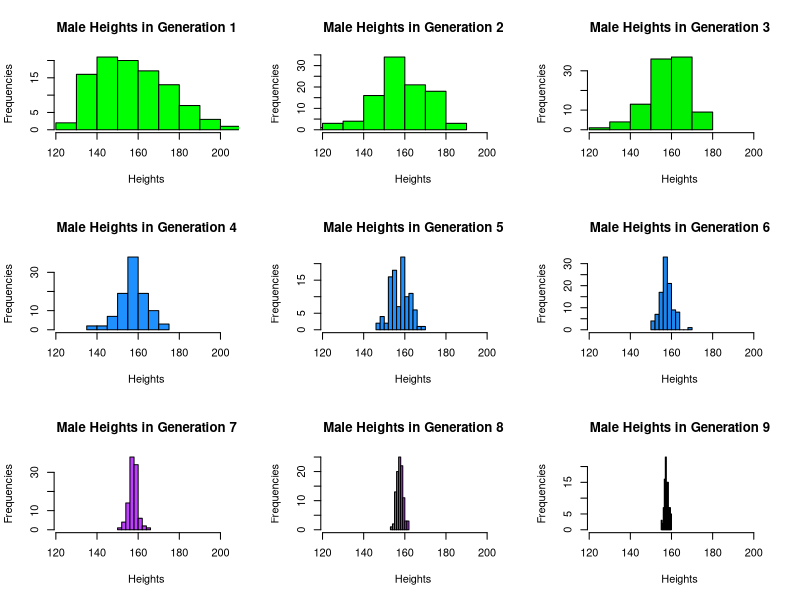
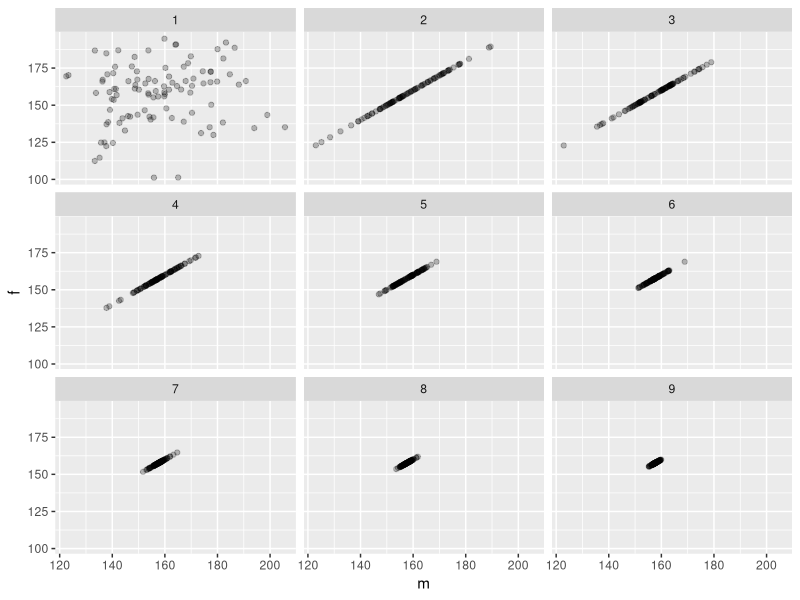
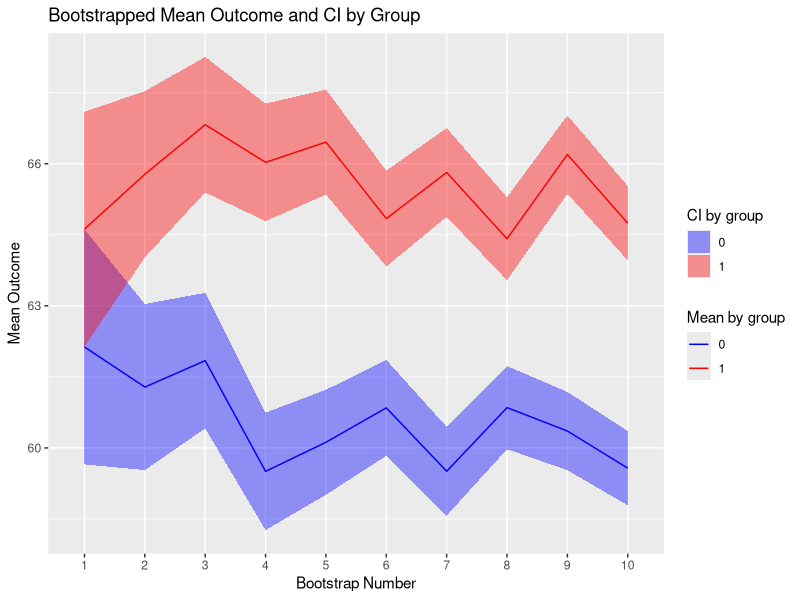
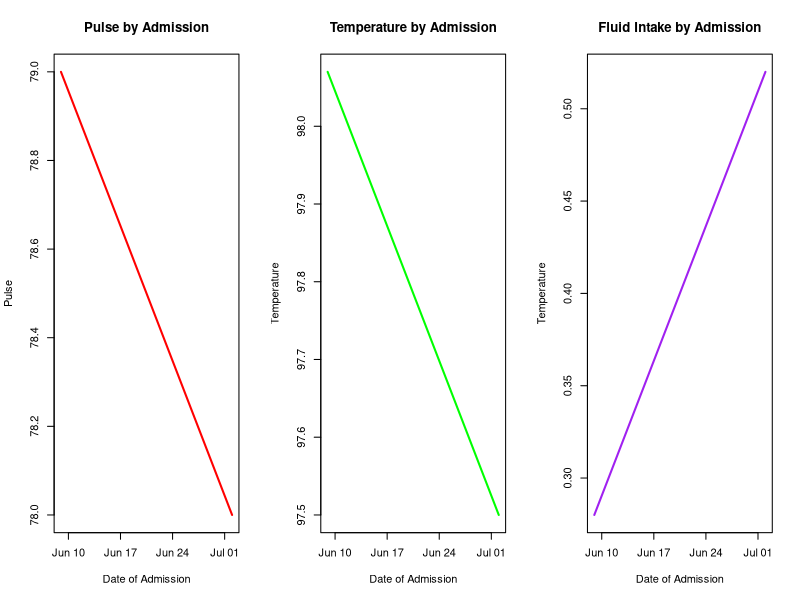

The R source for these figures, in order:
## ---- chunk 1
set.seed(280)
pop <- data.frame(m = rnorm(100, 160, 20), f = rnorm(100, 160, 20))
## ---- chunk 2
next_gen <- function(pop) {
    pop$m <- sample(pop$m)
    pop$m <- rowMeans(pop)
    pop$f <- pop$m
    pop
}
## ---- chunk 3
gens2 <- data.frame(m=rep(NA,900),f=rep(NA,900),gen=rep(1:9,each=100))
gens2[1:100,1:2] <- pop
for(i in 2:9){
  start <- (i-2)*100+1
  end <- (i-1)*100
  data <- gens2[start:end,1:2]
  assign.start <- ((i-1)*100+1)
  assign.end <- i*100
  gens2[assign.start:assign.end,1:2] <- next_gen(data)
}

par(mfrow=c(3,3))
palette <- c("green","green1","green2","dodgerblue","dodgerblue1",
             "dodgerblue2","darkorchid1","darkorchid2","darkorchid3")
for(i in 1:9){
  title <- paste("Male Heights in Generation ", i, sep="")
  hist(gens2$m[which(gens2$gen==i)],main=title,xlab="Heights",ylab="Frequencies",col=palette[i],
       xlim = c(min(gens2$m[which(gens2$gen==1)]),max(gens2$m[which(gens2$gen==1)])))
}
## ---- chunk 4
library(ggplot2)
p <- ggplot(data = gens2, aes(x=m,y=f)) + facet_wrap(~gen,nrow=3)
g <- p + geom_point(alpha=.25) + 
  scale_x_continuous(limits = c(min(gens2$m[which(gens2$gen==1)]),max(gens2$m[which(gens2$gen==1)]))) +
  scale_y_continuous(limits = c(min(gens2$f[which(gens2$gen==1)]),max(gens2$f[which(gens2$gen==1)])))
g
## ---- chunk 5
set.seed(496)
base.sample <- function(n){
  start.sample <- data.frame(Treatment=rbinom(n,1,.5))
  start.sample$Outcome <- rnorm(n,60,20)
  for (j in 1:n) {
    if (start.sample$Treatment[j]==1) {
      start.sample$Outcome[j] <- start.sample$Outcome[j] + 5
    }
  }
  return(start.sample)
}

bootstrap.mean <- function(data,n){
  means.0 <- vector()
  means.1 <- vector()
  for(i in 1:1000){
    test.sample <- data[sample(nrow(data),250,replace=TRUE),]
    means <- aggregate(test.sample[,2],list(test.sample$Treatment),mean)
    means.0[i] <- means[1,2]
    means.1[i] <- means[2,2]
  }
  total.0 <- mean(means.0)
  total.1 <- mean(means.1)
  dev.0 <- sd(means.0)
  dev.1 <- sd(means.1)
  lb.0 <- total.0 - 1.96*(20/sqrt(n))
  ub.0 <- total.0 + 1.96*(20/sqrt(n))
  lb.1 <- total.1 - 1.96*(20/sqrt(n))
  ub.1 <- total.1 + 1.96*(20/sqrt(n))
  results.0 <- data.frame(mean=total.0,lower=lb.0,upper=ub.0,n)
  results.1 <- data.frame(mean=total.1,lower=lb.1,upper=ub.1,n)
  final <- rbind(results.0,results.1)
  return(final)
}

straps <- data.frame()
for(i in 1:10){
  size <- 250*i
  strap <- cbind(strap=as.factor(c(i,i)),group=c(0,1),bootstrap.mean(base.sample(size),size))
  straps <- rbind(straps,strap)
}

straps
## ---- chunk 6
p <- ggplot(data=straps, aes(x=strap, y=mean)) + 
  scale_fill_manual(values=c("blue","red"),name="CI by group") + 
  scale_colour_manual(values=c("blue","red"),name="Mean by group") + 
  geom_ribbon(aes(ymin=straps$lower, ymax=straps$upper,group=factor(group),
                  fill=factor(group)), alpha=0.4) + 
  geom_line(aes(group=factor(group), colour=factor(group))) +
  ylab("Mean Outcome") +
  xlab("Bootstrap Number") +
  ggtitle("Bootstrapped Mean Outcome and CI by Group")
p
## ---- chunk 7
makePatient <- function() {
  vowel <- grep("[aeiou]", letters)
  cons <- grep("[^aeiou]", letters)
  name <- paste(sample(LETTERS[cons], 1), sample(letters[vowel], 1), sample(letters[cons], 1), sep='')
  gender <- factor(sample(0:1, 1), levels=0:1, labels=c('female','male'))
  dob <- as.Date(sample(7500, 1), origin="1970-01-01")
  n <- sample(6, 1)
  doa <- as.Date(sample(1500, n), origin="2010-01-01")
  pulse <- round(rnorm(n, 80, 10))
  temp <- round(rnorm(n, 98.4, 0.3), 2)
  fluid <- round(runif(n), 2)
  list(name=name, gender=gender, date_of_birth=dob, date_of_admission=doa, 
       pulse=pulse, temperature=temp, fluid_intake=fluid)
}
## ---- chunk 8
set.seed(8)
record <- makePatient()
class(record) <- "medicalRecord"
print.default(record)
class(record)
## ---- chunk 9
mean.medicalRecord <- function(x){
  pulse <- mean(x$pulse)
  temperature <- mean(x$temperature)
  fluids <- mean(x$fluid_intake)
  results <- list(mean_pulse = pulse, mean_temperature = temperature, mean_fluids = fluids)
  return(results)
}

print.medicalRecord <- function(x){
  n_obs <- length(x$date_of_admission)
  chart <- data.frame(Name=rep(x$name,n_obs),Gender=rep(x$gender,n_obs),
                      dob=rep(x$date_of_birth,n_obs),doa=x$date_of_admission,
                      Pulse=x$pulse,Temperature=x$temperature,Fluids=x$fluid_intake)
  chart <- chart[order(chart$doa),]
  return(chart)
}

plot.medicalRecord <- function(x){
  chart <- print.medicalRecord(x)
  par(mfrow=c(1,3))
  plot(x=chart$doa,y=chart$Pulse,main="Pulse by Admission",
       xlab="Date of Admission",ylab="Pulse",type="l",lwd=2,col="red")
  plot(x=chart$doa,y=chart$Temperature,main="Temperature by Admission",
       xlab="Date of Admission",ylab="Temperature",type="l",lwd=2,col="green")
  plot(x=chart$doa,y=chart$Fluids,main="Fluid Intake by Admission",
       xlab="Date of Admission",ylab="Temperature",type="l",lwd=2,col="purple")
}

mean(record)
print(record)
plot(record)
## ---- chunk 10
mean.cohort <- function(x){
  names <- vector()
  pulses <- vector()
  temps <- vector()
  fluids <- vector()
  for(i in 1:ncol(x)){
    names[i] <- x[,i]$name
    pulses[i] <- mean(x[,i]$pulse)
    temps[i] <- mean(x[,i]$temperature)
    fluids[i] <- mean(x[,i]$fluid_intake)
  }
  results <- data.frame(Name=names,Mean_Pulse=pulses,Mean_Temperature=temps,Mean_Fluid_Intake=fluids)
  return(results)
}

print.cohort <- function(x){
  cohort.chart <- data.frame()
  for(i in 1:ncol(x)){
    n_obs <- length(x[,i]$date_of_admission)
    chart <- data.frame(Name=rep(x[,i]$name,n_obs),Gender=rep(x[,i]$gender,n_obs),
                        dob=rep(x[,i]$date_of_birth,n_obs),doa=x[,i]$date_of_admission,
                        Pulse=x[,i]$pulse,Temperature=x[,i]$temperature,Fluids=x[,i]$fluid_intake)
    chart <- chart[order(chart$doa),]
    cohort.chart <- rbind(cohort.chart,chart)
  }
  return(cohort.chart)
}
set.seed(8)
cohort <- replicate(10,makePatient())
class(cohort) <- "cohort"
mean(cohort)
print(cohort)
